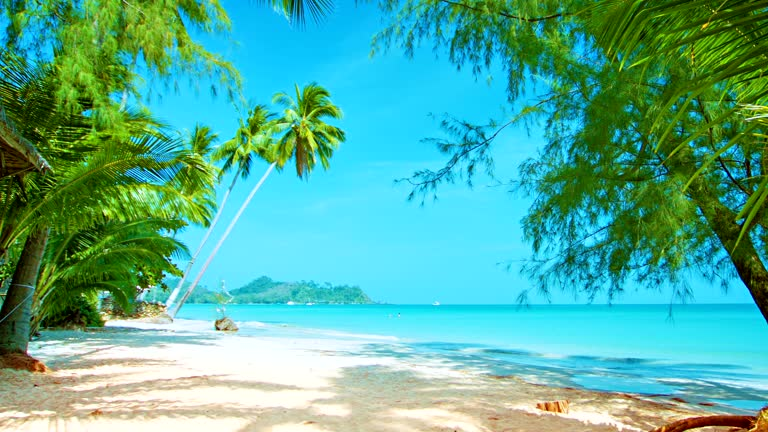
#> input picture background.jpg, 768 x 432 px
$ jupyter execute code.ipynb
#> lines starting #> are read from the running program, lines starting #| are printed output that depends on the picture
[cell 1]
from PIL import Image, ImageFilter
import matplotlib.pyplot as plt

[cell 2]
# Load background and person (with transparent background)
background = Image.open("background.jpg").convert("RGBA")
person = Image.open("person.png").convert("RGBA")
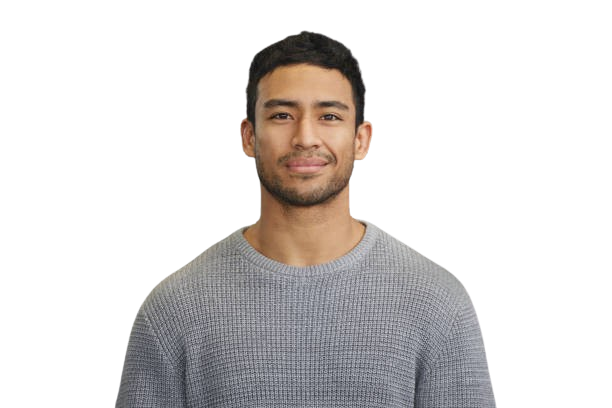
#> input picture person.png, 612 x 408 px
#> person is the input picture: PIL image 612x408 RGBA; mean R, G, B, A 43.2, 40.1, 38.9, 78.2

[cell 3]
# Resize person to fit background (optional scale tweak)
person = person.resize((int(background.width * 0.3), int(background.height * 0.5)))
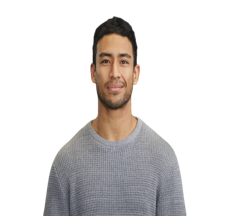
#> person: PIL image 230x216 RGBA; mean R, G, B, A 43.7, 40.5, 39.3, 78.3; transparent parts drawn white

[cell 4]
# Position person (bottom center)
x = (background.width - person.width) // 2
#> x = 269
y = background.height - person.height - 30  # Slightly above bottom
#> y = 186

[cell 5]
# Create soft shadow
shadow = person.copy()
shadow = shadow.convert("L")
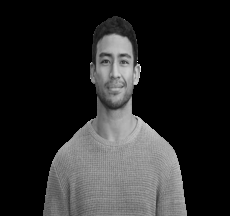
#> shadow: PIL image 230x216 L; min 0, max 255, mean 41.3
shadow = Image.merge("RGBA", [shadow]*3 + [shadow])
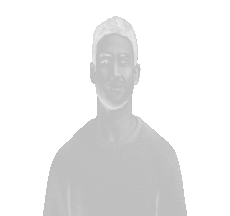
#> shadow: PIL image 230x216 RGBA; mean R, G, B, A 41.3, 41.3, 41.3, 41.3; transparent parts drawn white
shadow = shadow.point(lambda p: p * 80 // 255)  # Adjust shadow opacity
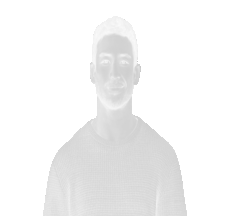
#> shadow: PIL image 230x216 RGBA; mean R, G, B, A 12.8, 12.8, 12.8, 12.8; transparent parts drawn white
shadow = shadow.filter(ImageFilter.GaussianBlur(15))

[cell 6]
# Create composite
composite = background.copy()
composite.paste(shadow, (x + 20, y + 20), shadow)  # Offset shadow
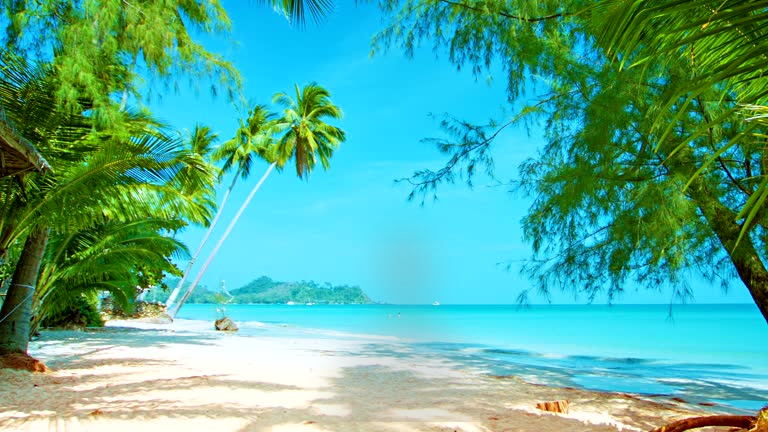
#> composite: PIL image 768x432 RGBA; mean R, G, B, A 84.5, 173.5, 154.2, 253.3; transparent parts drawn white
composite.paste(person, (x, y), person)            # Paste person
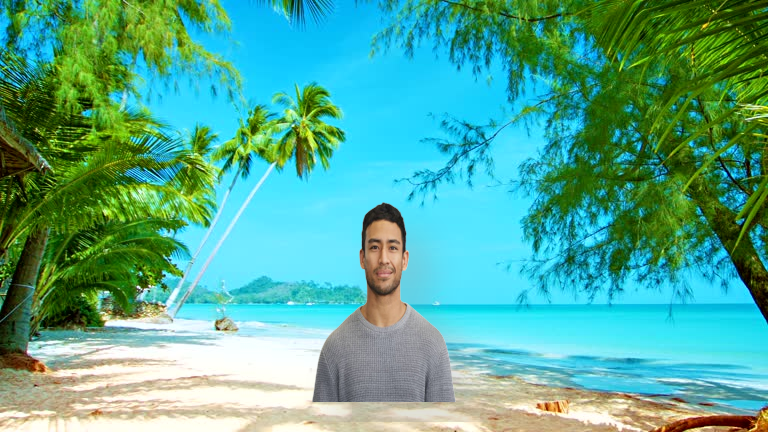
#> composite: PIL image 768x432 RGBA; mean R, G, B, A 84.4, 169.9, 150.2, 254.3; transparent parts drawn white

[cell 7]
# Save and show result
composite.convert("RGB").save("final_composite.jpg")
composite.show()

plt.imshow(composite)
plt.axis('off')
plt.title("Photorealistic Composite")
plt.show()
